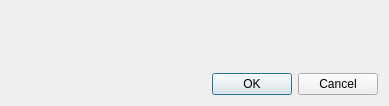
<?xml version="1.0" encoding="UTF-8"?>
<ui version="4.0">
 <class>PreferencesDialog</class>
 <widget class="QDialog" name="PreferencesDialog">
  <property name="windowModality">
   <enum>Qt::NonModal</enum>
  </property>
  <property name="geometry">
   <rect>
    <x>0</x>
    <y>0</y>
    <width>389</width>
    <height>106</height>
   </rect>
  </property>
  <property name="windowTitle">
   <string>Preferences</string>
  </property>
  <layout class="QVBoxLayout" name="verticalLayout_2">
   <item>
    <spacer name="verticalSpacer">
     <property name="orientation">
      <enum>Qt::Vertical</enum>
     </property>
     <property name="sizeHint" stdset="0">
      <size>
       <width>20</width>
       <height>27</height>
      </size>
     </property>
    </spacer>
   </item>
   <item>
    <widget class="QDialogButtonBox" name="buttonBox">
     <property name="orientation">
      <enum>Qt::Horizontal</enum>
     </property>
     <property name="standardButtons">
      <set>QDialogButtonBox::Cancel|QDialogButtonBox::Ok</set>
     </property>
    </widget>
   </item>
  </layout>
 </widget>
 <resources/>
 <connections>
  <connection>
   <sender>buttonBox</sender>
   <signal>accepted()</signal>
   <receiver>PreferencesDialog</receiver>
   <slot>accept()</slot>
   <hints>
    <hint type="sourcelabel">
     <x>248</x>
     <y>254</y>
    </hint>
    <hint type="destinationlabel">
     <x>157</x>
     <y>274</y>
    </hint>
   </hints>
  </connection>
  <connection>
   <sender>buttonBox</sender>
   <signal>rejected()</signal>
   <receiver>PreferencesDialog</receiver>
   <slot>reject()</slot>
   <hints>
    <hint type="sourcelabel">
     <x>316</x>
     <y>260</y>
    </hint>
    <hint type="destinationlabel">
     <x>286</x>
     <y>274</y>
    </hint>
   </hints>
  </connection>
 </connections>
</ui>
